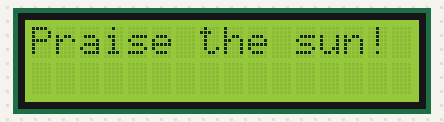
This sketch was run on a simulated Arduino Uno, built with avr-gcc and run on an emulated ATmega328P. Shown: 16×2 character LCD. Random numbers use the default seed unless the sketch sets one.

Above: at 0.1 s.
At 3.1 s:
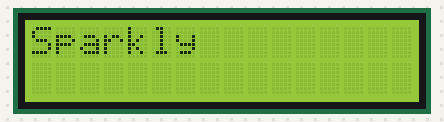
At 7.1 s:
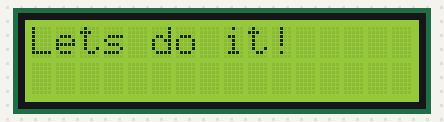
At 16.2 s:
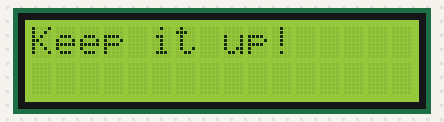
At 25.2 s:
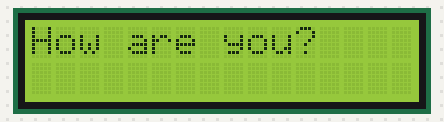
At 36.3 s:
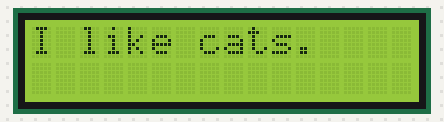

The sketch:

SimpletonBot.ino
```cpp
#include <LiquidCrystal.h>
LiquidCrystal lcd(12, 11, 5, 4, 3, 2);

int const nTexts = 9;

String texts[nTexts] = { "Hello there.", "I like cats.", "Sparkly",
"I need help!", "Praise the sun!", "Doing Good.",
"How are you?", "Keep it up!", "Lets do it!"};

const int switchPin = 6;
int switchState = 0;
int prevSwitchState = 0;
int reply;

void setup() {
  lcd.begin(16, 2);
  pinMode(switchPin, INPUT);
  lcd.print("Hello Sarah!");

  lcd.setCursor(0,1);
  lcd.print("<3 Daniel");
}
void loop() {
  lcd.clear();
  lcd.setCursor(0,0);
  int i = random(nTexts);
  lcd.print(texts[i]);
  delay(1000);

}
```

Measured:
- what the display in image 1 shows lasts 1.0 s, from 3.1 s to 4.1 s
- what the display in image 2 shows lasts 2.0 s, from 7.1 s to 9.1 s
- what the display in image 3 shows lasts 3.0 s, from 16.1 s to 19.1 s
